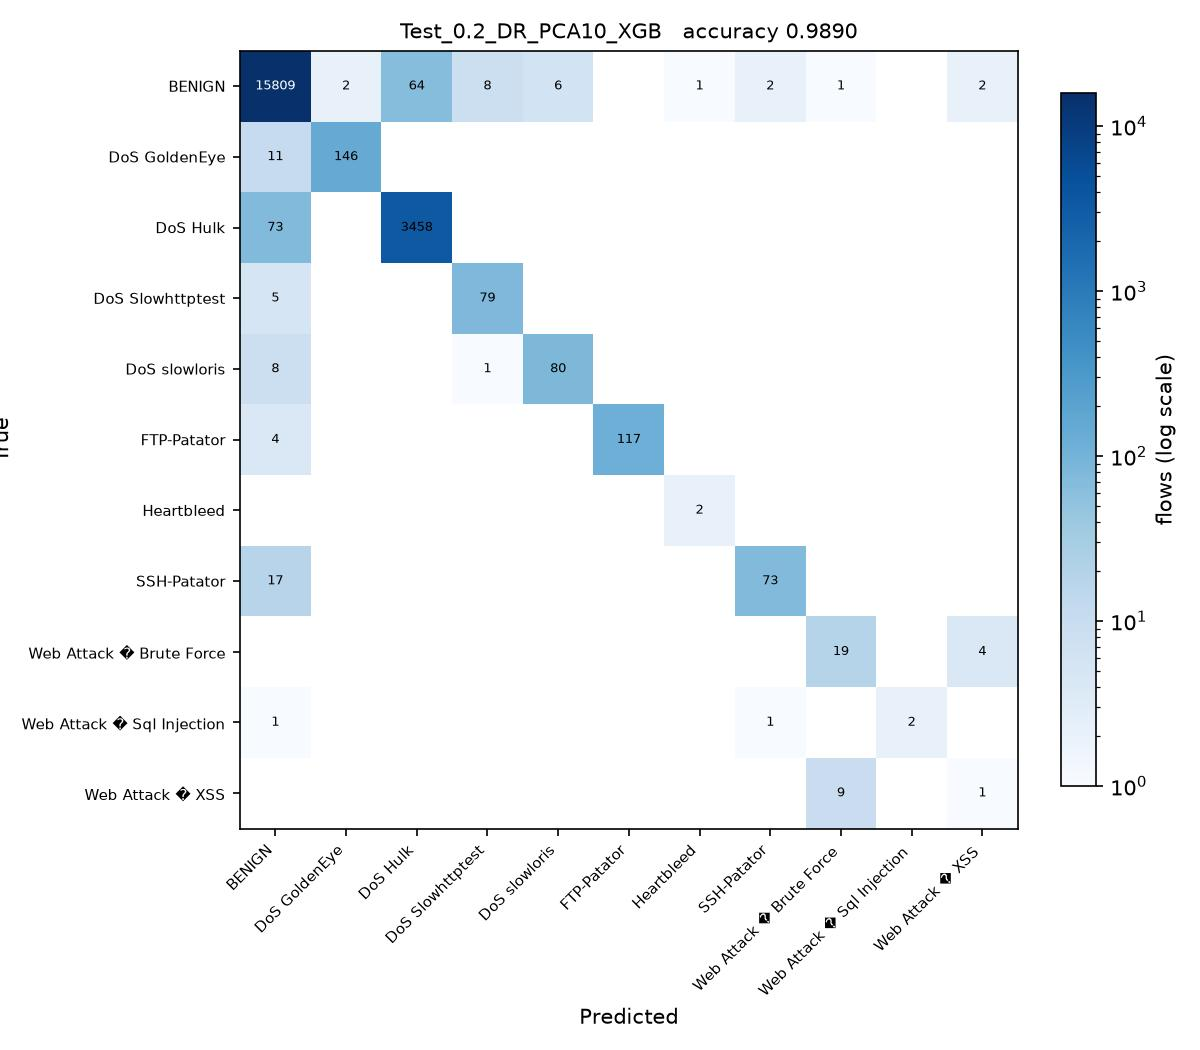

The script that saved this image:
# Test_0.2_DR_PCA10_XGB.py
#
# Test size 0.2  |  PCA, 10 components  |  XGBoost (sheet #9)
#
# This is SGDC_60_40.py with the changes marked CHANGE below and nothing else.

import os
from pathlib import Path

# CHANGE 1: find the folder holding the three CSV files and run from there, so
# the plain file names below resolve no matter where this script is started
# from or how deeply it sits inside the project folder.
HERE = Path(__file__).resolve().parent
for PROJECT in [HERE, *HERE.parents]:
    if (PROJECT / 'Tuesday-WorkingHours.pcap_ISCX.csv').exists():
        os.chdir(PROJECT)
        break
else:
    raise SystemExit('Put this folder inside the folder that holds the three '
                     'CIC-IDS2017 CSV files, then run the script again.')
import numpy as np
import pandas as pd

df1 = pd.read_csv('Tuesday-WorkingHours.pcap_ISCX.csv', low_memory=True)
df2 = pd.read_csv('Wednesday-workingHours.pcap_ISCX.csv', low_memory=True)
df3 = pd.read_csv('Thursday-WorkingHours-Morning-WebAttacks.pcap_ISCX.csv', low_memory=True)

dataset = pd.concat([df1, df2, df3], ignore_index=True)

dataset.columns = dataset.columns.str.strip()

# CHANGE 2: a stratified sample of 100000 flows, the same for every run. An RBF
# SVM on all 1.3 million flows would take about an hour per script.
# At least 50 flows of every class are kept.
label = dataset.columns[-1]
dataset = pd.concat(
    [g.sample(n=min(len(g), max(50, round(100000 * len(g) / len(dataset)))), random_state=0)
     for _, g in dataset.groupby(label)],
    ignore_index=True
)

X = dataset.iloc[:, :-1]
y = dataset.iloc[:, -1]

X = X.apply(pd.to_numeric, errors='coerce')

X.replace([np.inf, -np.inf], np.nan, inplace=True)

from sklearn.impute import SimpleImputer

imputer = SimpleImputer(missing_values=np.nan, strategy='mean')
X = imputer.fit_transform(X)

from sklearn.preprocessing import LabelEncoder

labelencoder_y = LabelEncoder()
y = labelencoder_y.fit_transform(y)

from sklearn.model_selection import train_test_split

X_train, X_test, y_train, y_test = train_test_split(
    X,
    y,
    test_size=0.2,   # CHANGE 3: test size
    random_state=0,
    stratify=y
)

# CHANGE 4: PCA, from PCA_LDA_KErnel_PCA_CODE.pdf (fit only on training data)
from sklearn.decomposition import PCA

pca = PCA(n_components=10)
X_train = pca.fit_transform(X_train)
X_test = pca.transform(X_test)

# CHANGE 5: XGBoost (sheet #9) in place of SGDClassifier
from xgboost import XGBClassifier

classifier = XGBClassifier()

classifier.fit(X_train, y_train)

y_pred = classifier.predict(X_test) 

from sklearn.metrics import confusion_matrix
from sklearn.metrics import accuracy_score
from sklearn.metrics import precision_score
from sklearn.metrics import recall_score
from sklearn.metrics import f1_score
from sklearn.metrics import classification_report

cm = confusion_matrix(y_test, y_pred)

print("Confusion Matrix:\n")
print(cm)

print("\nAccuracy : {:.4f}".format(accuracy_score(y_test, y_pred)))
print("\nPrecision : {:.4f}".format(precision_score(y_test, y_pred, average='weighted')))
print("\nRecall : {:.4f}".format(recall_score(y_test, y_pred, average='weighted')))
print("\nF1 Score : {:.4f}".format(f1_score(y_test, y_pred, average='weighted')))

print("\nClassification Report:\n")
print(classification_report(y_test, y_pred))

# CHANGE 6: save the confusion matrix as Test_0.2_DR_PCA10_XGB.jpg and record the result
import matplotlib
matplotlib.use('Agg')
import matplotlib.pyplot as plt
from matplotlib.colors import LogNorm

here = HERE                     # the folder this script sits in
names = [str(c) for c in labelencoder_y.classes_]
fig, ax = plt.subplots(figsize=(8, 7))
im = ax.imshow(cm, cmap='Blues', norm=LogNorm(vmin=1))
ax.set_xticks(range(len(names)), names, rotation=45, ha='right', fontsize=7)
ax.set_yticks(range(len(names)), names, fontsize=7)
ax.set_xlabel('Predicted')
ax.set_ylabel('True')
ax.set_title('Test_0.2_DR_PCA10_XGB   accuracy {:.4f}'.format(accuracy_score(y_test, y_pred)), fontsize=10)
for i in range(cm.shape[0]):
    for j in range(cm.shape[1]):
        if cm[i, j]:
            ax.text(j, i, cm[i, j], ha='center', va='center', fontsize=6,
                    color='white' if cm[i, j] > cm.max() / 3 else 'black')
fig.colorbar(im, ax=ax, fraction=0.04, label='flows (log scale)')
fig.tight_layout()
fig.savefig(here / 'Test_0.2_DR_PCA10_XGB.jpg', dpi=150)
plt.close(fig)

row = pd.DataFrame([{
    'Test': 0.2, 'DR': 'PCA10', 'Clas': 'XGB',
    'Acc': round(accuracy_score(y_test, y_pred), 4),
    'Pre': round(precision_score(y_test, y_pred, average='weighted'), 4),
    'Rec': round(recall_score(y_test, y_pred, average='weighted'), 4),
    'F1': round(f1_score(y_test, y_pred, average='weighted'), 4),
    'script': 'Test_0.2_DR_PCA10_XGB',
}])
out = PROJECT / 'results' / '75_runs_pca.csv'
out.parent.mkdir(exist_ok=True)
if out.exists():
    old = pd.read_csv(out)
    row = pd.concat([old[old['script'] != 'Test_0.2_DR_PCA10_XGB'], row], ignore_index=True)
row.to_csv(out, index=False)
